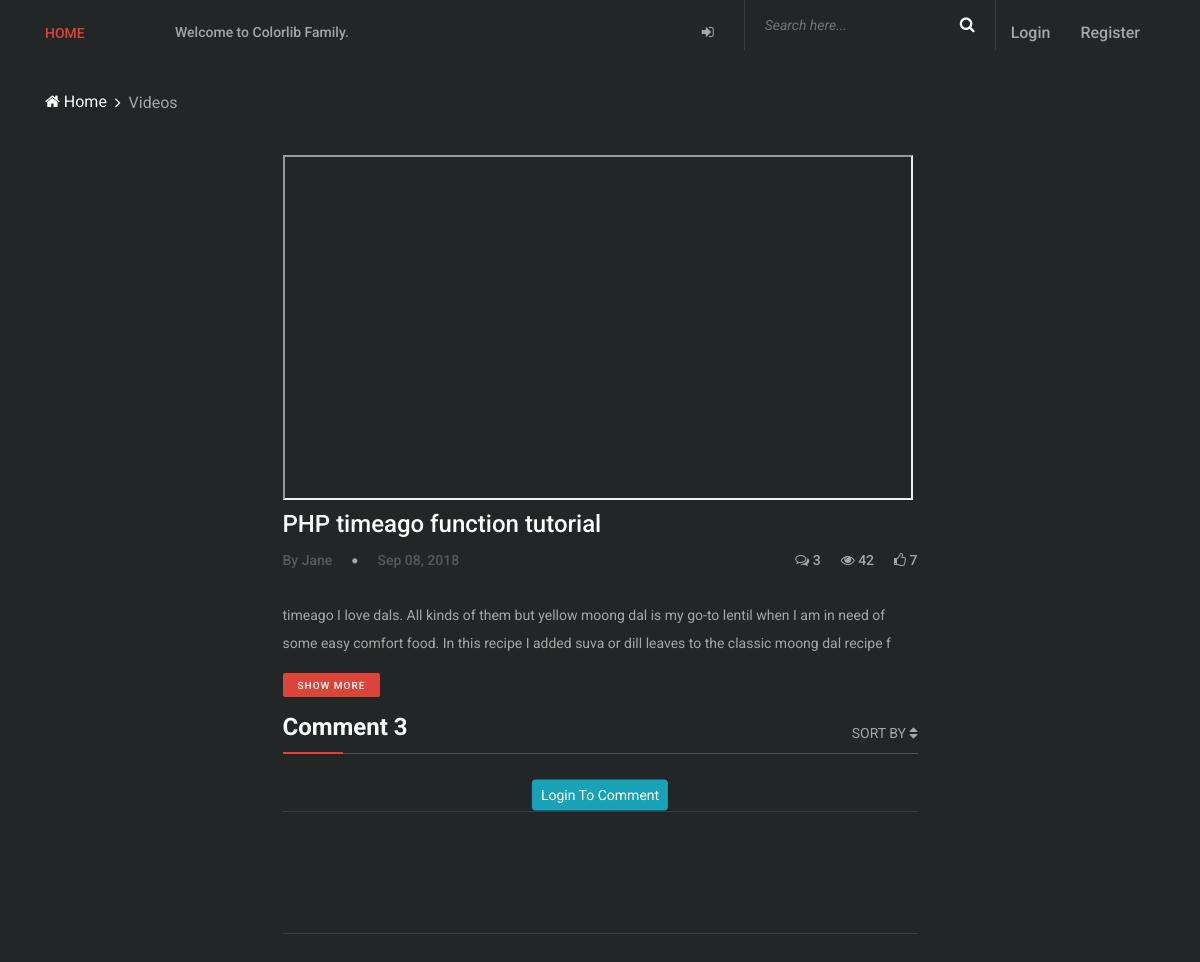
The app's page /single-post.php?id=3 with its own data.
### tables this page shows
CREATE TABLE IF NOT EXISTS `video_post` (
  `id` int(11) NOT NULL AUTO_INCREMENT,
  `title` varchar(200) NOT NULL,
  `video_image` varchar(50) NOT NULL,
  `video_link` varchar(200) NOT NULL,
  `brief_description` varchar(200) NOT NULL,
  PRIMARY KEY (`id`)
);

### single-post.php (the view, shortened to what this page needs)
<?php
    require ("functions.php");
?>
<!DOCTYPE html>
<html lang="en">
<head>
    <link rel="stylesheet" href="styles.css">
</head>
<body>
    <?php include ("header.php"); ?>
    <div class="vizew-breadcrumb">
        <div class="container">
            <div class="row">
                <div class="col-12">
                    <nav aria-label="breadcrumb">
                        <ol class="breadcrumb">
                            <li class="breadcrumb-item"><a href="index.php"><i class="fa fa-home" aria-hidden="true"></i> Home</a></li>
                            <li class="breadcrumb-item active" aria-current="page">Videos</li>
                        </ol>
                    </nav>
                </div>
            </div>
        </div>
    </div>
    <section class="post-details-area mb-60">
        <div class="container">
            <div class="row justify-content-center">
                <div class="col-12 col-lg-8 col-xl-7">
                    <div class="post-details-content">
                        <?php
                 $videoID = $_GET['id'];
$sql = mysqli_query($con, "SELECT * FROM video_post WHERE id = '$videoID'") or die(mysqli_error());
if ($sql->num_rows > 0) {
  $data =  mysqli_fetch_array($sql);
  $title = $data['title'];
  $video_link = $data['video_link'];
  $description = $data['brief_description'];
}
                  ?>
                        <div class="blog-content">
                            <iframe width="630" height="345" src="https://www.youtube.com/embed/<?php echo $video_link; ?>"></iframe>
                            <div class="post-content mt-0">
                                <a href="single-post.php" class="post-title mb-2"><?php echo $title; ?></a>
                                <div class="d-flex justify-content-between mb-30">
                                    <div class="post-meta d-flex align-items-center">
                                        <a href="#" class="post-author">By Jane</a>
                                        <i class="fa fa-circle" aria-hidden="true"></i>
                                        <a href="#" class="post-date">Sep 08, 2018</a>
                                    </div>
                                    <div class="post-meta d-flex">
                                        <?php
            $page_post = $_GET['id'];
            $query = "SELECT * FROM tbl_comment_post WHERE page_post = '$page_post'";
            $result = mysqli_query($con, $query);
            if ($result) {
                $row = mysqli_num_rows($result);
            }
        ?>
                                        <a href="#"><i class="fa fa-comments-o" aria-hidden="true"></i> <?php echo $row; ?></a>
                                        <a href="#"><i class="fa fa-eye" aria-hidden="true"></i> 42</a>
                                        <a href="#"><i class="fa fa-thumbs-o-up" aria-hidden="true"></i> 7</a>
                                    </div>
                                </div>
                            </div>
                            <p><?php echo $description; ?></p>
                            <a href="#" class="post-cata cata-sm cata-danger">SHOW MORE</a>
                            <div class="section-heading style-2" style="margin-bottom: 15px">
                                <h4>Comment <?php echo $row; ?></h4>
                                <div class="dropup">
                                    <span style="float: right; margin-top:-30px;" class="pointer" data-toggle="dropdown" aria-haspopup="true" aria-expanded="false">SORT BY <i class="fa fa-sort" aria-hidden="true"></i></span>
                                </div>
                                <div class="line"></div>
                            </div>
                            <?php if(!isset($_SESSION['email'])): ?>
                            <br><a href="login.php"> <input type="button" class="btn btn-info btn-sm center" value="Login To Comment" /></a><br> <?php endif ?>
                            </div>
                            <div class="comment_area clearfix mb-30">
                                <br>
                            </div>
                        </div>
                    </div>
                </div>
            </div>
    </section>
</body>
</html>

### styles.css (style rules this page uses)
* { margin: 0; padding: 0; }
body { font-family: "Roboto", sans-serif; font-size: 14px; background-color: #222627; background-color: #222627; color: #a6a6a6; }
h1, h2, h3, h4, h5, h6 { font-family: "Roboto", sans-serif; color: #ffffff; line-height: 1.3; font-weight: 500; }
p { font-family: "Roboto", sans-serif; color: #a6a6a6; font-size: 14px; line-height: 2; font-weight: 400; }
a, a:hover, a:focus { -webkit-transition-duration: 500ms; -o-transition-duration: 500ms; transition-duration: 500ms; text-decoration: none; outline: 0 solid transparent; color: #a6a6a6; font-weight: 500; font-size: 14px; font-family: "Roboto", sans-serif; }
.mb-30 { margin-bottom: 30px !important; }
.comment_area { position: relative; z-index: 1; border-top: 1px solid #393c3d; border-bottom: 1px solid #393c3d; padding-bottom: 50px; padding-top: 50px; }
.section-heading { position: relative; z-index: 1; margin-bottom: 50px; text-align: center; }
.section-heading h4 { font-weight: 700; margin-bottom: 10px; }
.section-heading .line { width: 150px; height: 1px; background-color: #4e5152; margin: 0 auto; position: relative; z-index: 1; }
.section-heading .line::after { width: 60px; height: 2px; background-color: #db4437; content: ''; position: absolute; bottom: 0; left: 50%; margin-left: -30px; }
.section-heading.style-2 { text-align: left; }
.section-heading.style-2 .line { width: 100%; }
.section-heading.style-2 .line::after { left: 0; margin-left: 0; }
.vizew-breadcrumb { position: relative; z-index: 1; padding-top: 40px; padding-bottom: 40px; }
.vizew-breadcrumb .breadcrumb { padding: 0; margin-bottom: 0; background-color: transparent; border-radius: 0; }
.vizew-breadcrumb .breadcrumb .breadcrumb-item { color: #a6a6a6; font-size: 16px; font-weight: 400; }
.vizew-breadcrumb .breadcrumb .breadcrumb-item a { color: #fff; font-size: 16px; font-weight: 400; }
.vizew-breadcrumb .breadcrumb-item + .breadcrumb-item::before { content: "\f105"; font-family: "FontAwesome"; color: #fff; }
.post-cata { background-color: #db4437; padding: 8px 15px 6px; border-radius: 2px; font-size: 12px; letter-spacing: 1px; text-transform: uppercase; border: none; color: #ffffff; line-height: 1; margin-bottom: 15px; display: inline-block; }
.post-cata.cata-danger { background-color: #db4437; }
.post-cata.cata-sm { font-size: 10px; }
.post-details-content { position: relative; z-index: 1; }
.post-details-content .post-content { position: relative; z-index: 1; margin-top: 20px; }
.post-details-content .post-content .post-title { display: block; color: #ffffff; margin-bottom: 15px; font-size: 24px; }
.post-details-content .post-content .post-meta a { display: inline-block; margin-right: 20px; }
.post-details-content .post-content .post-meta a:last-child { margin-right: 0; }
.post-details-content .post-content .post-meta .post-author { color: #595959; }
.post-details-content .post-content .post-meta .post-date { color: #595959; }
.post-details-content .post-content .post-meta i.fa-circle { color: #a6a6a6; font-size: 6px; margin-right: 20px; }

### css/classy-nav.css (style rules this page uses)
body { font-family: "Roboto", sans-serif; }
.justify-content-between { -webkit-box-pack: justify; -ms-flex-pack: justify; justify-content: space-between; }
.justify-content-center { -webkit-box-pack: center; -ms-flex-pack: center; justify-content: center; }

### single-post.php (style rules this page uses)
.center { margin-top: 5px; position: absolute; left: 50%; -ms-transform: translate(-50%, -50%); transform: translate(-50%, -50%); }

### records on screen
video_post: title "PHP timeago function tutorial", brief_description "timeago I love dals. All kinds of them but yellow moong dal is my go-to lentil when I am in need of some easy comfort food. In this recipe I added suva or dill leaves to the classic moong dal recipe f"

### other values on screen
$row "3"
